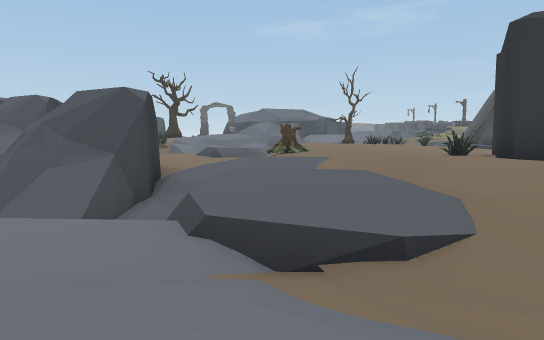
View 1 (above)

24 first-person views from a walk through a Unity game level. The camera is 1.3 m above the floor, tilts 6° down and sees 75° across. The floor is counted in squares, 2 m on a side. Each view is taken from the middle of a square. On the plan, view 1 faces up. The plan holds only what a view shows up to about 10 squares ahead; the rest is blank. The place goes on beyond the plan. The player character is not drawn.

View 2
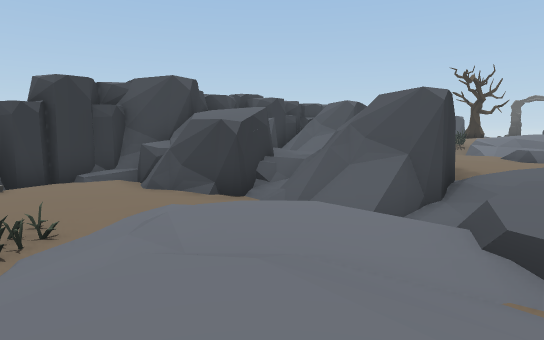

View 3
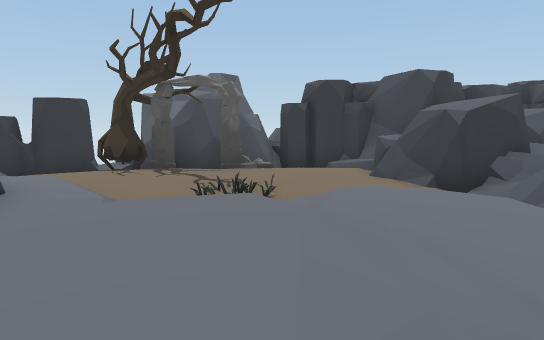

View 4
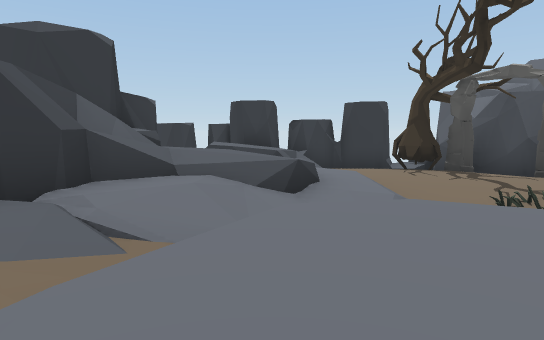

View 5
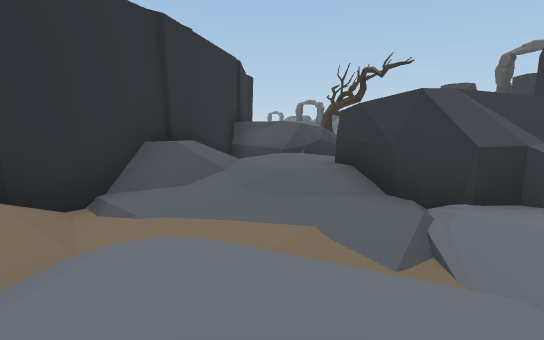

View 6
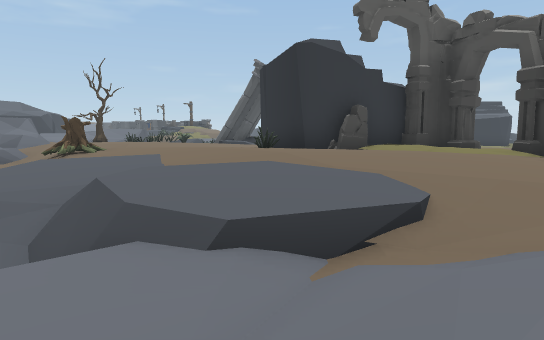

View 7
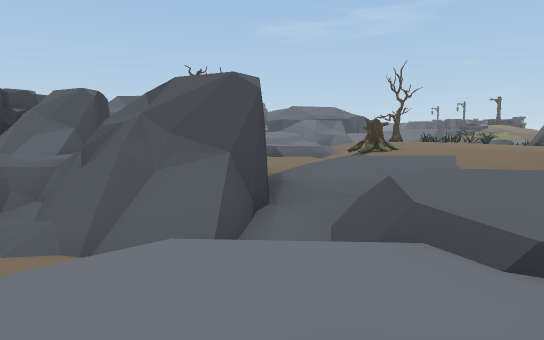

View 8
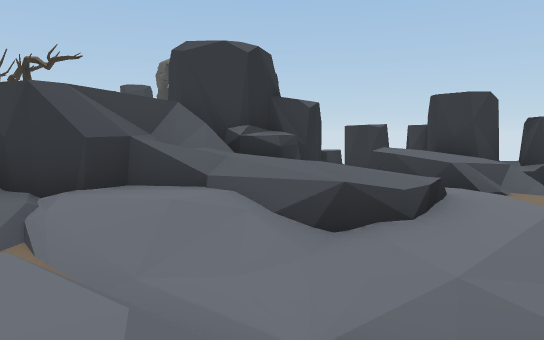

View 9
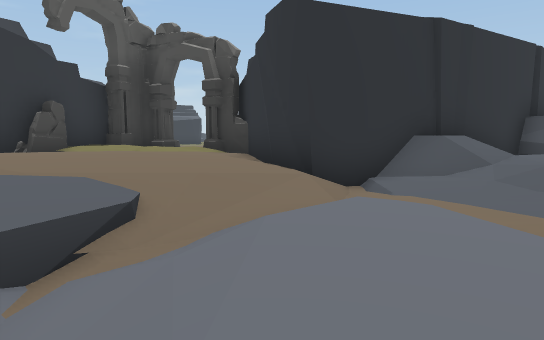

View 10
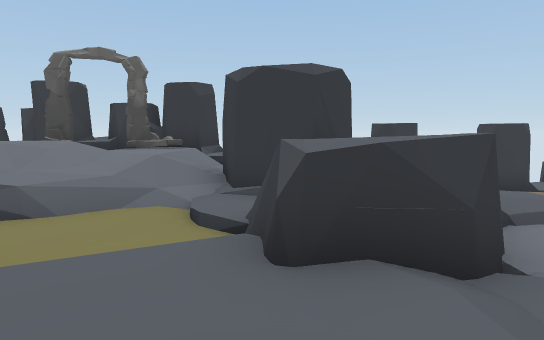

View 11
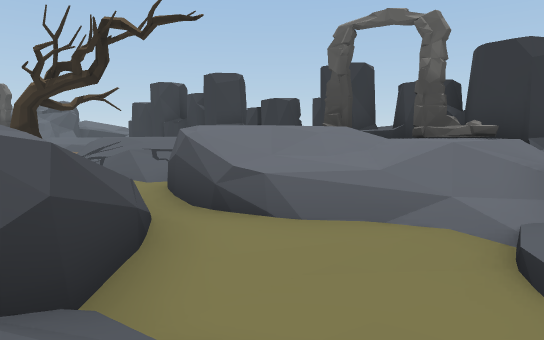

View 12
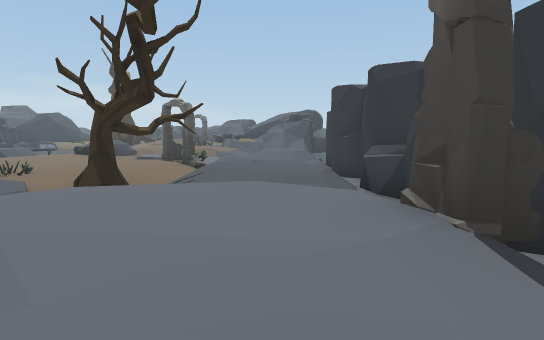

View 13
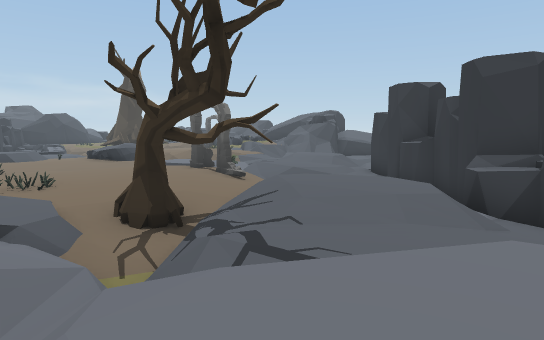

View 14
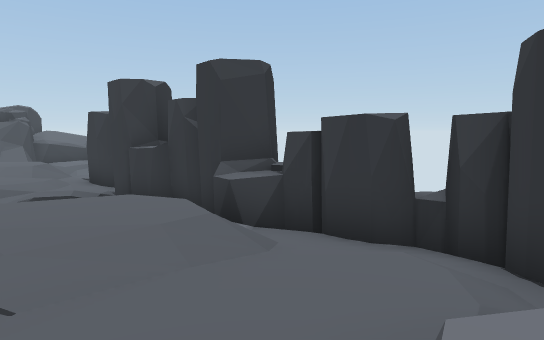

View 15
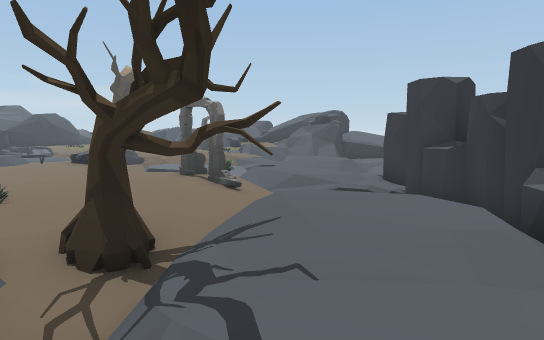

View 16
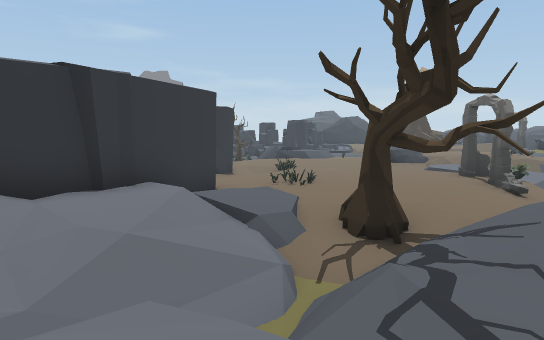

View 17
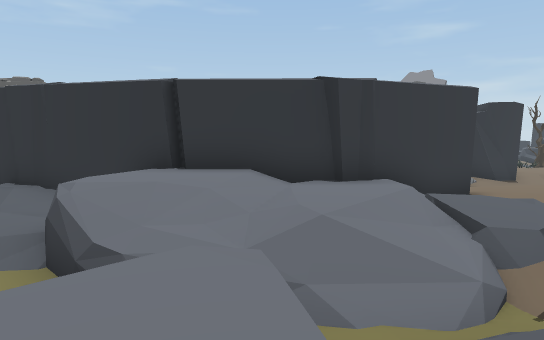

View 18
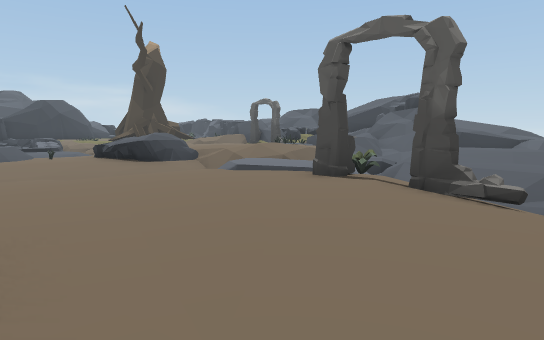

View 19
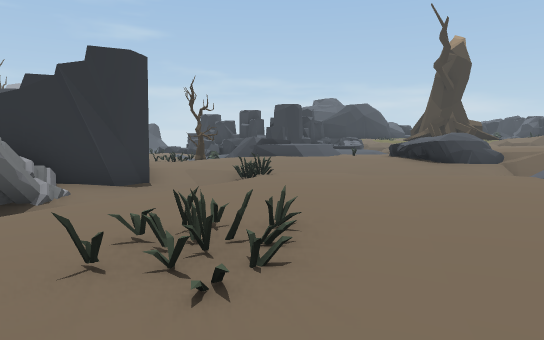

View 20
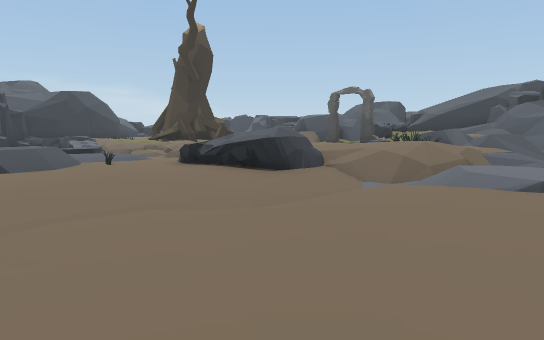

View 21
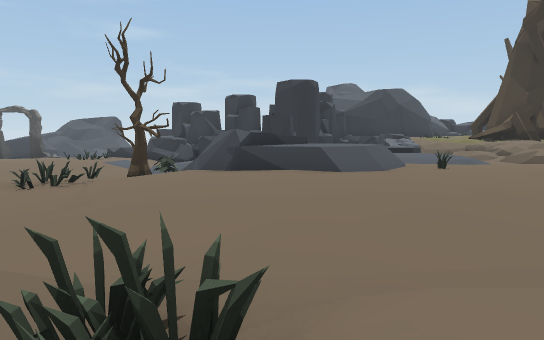

View 22
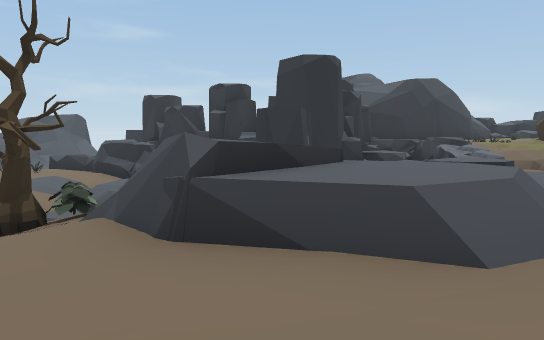

View 23
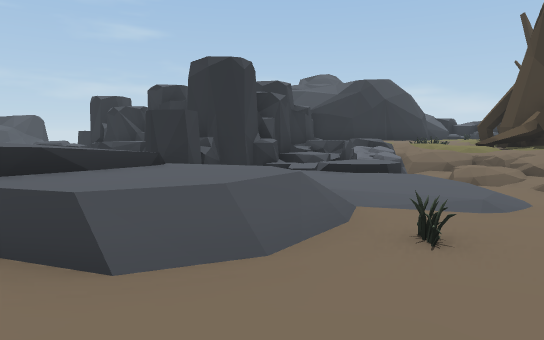

View 24
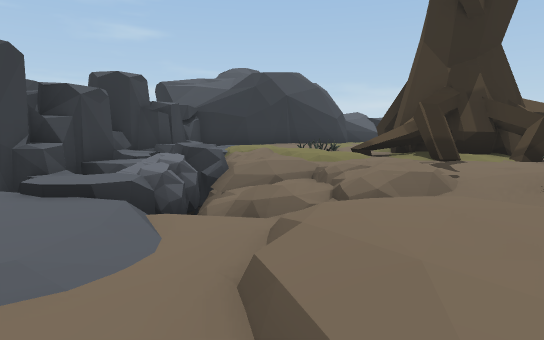

### Floor plan
Key: @ floor where view 1 was taken; # wall or solid block; x gap in a wall; . main floor; : floor 0.75 m higher than the main floor; - floor 0.75 m lower than the main floor; _ floor 1.5 m lower than the main floor; + floor 1.5 m higher than the main floor; / step, stairs or slope; = window, fence, low wall or low ledge; ^ raised ledge; v drop or lower ground; O other object.
Columns run from 10 left of view 1 to 33 right of it. Each row starts with its distance up from view 1.
 12         =..
 11  ###    ... ...
 10  =//   ...OO...
  9    /   ........
  8   #..   #......#
  7   ^..==##.....O#
  6     #/=##......#
  5     #///_=.....###
  4  ####__/ =......:#
  3 ##----/...........
  2 #------..../....#
  1 ##=-----/..//.###
  0  #O--O--/.@/./#
 -1  #---------...##
 -2  #O---././/.../#
 -3  #O--./../###./##
 -4  x_---/..==##../#                   ..  O
 -5  #_-=== ^###..#####               .... ...
 -6   #### #####..#+++##      #       .......OO
 -7    ##  # ##/..//+++##    ###    ...-///--OO
 -8     ###  #/+:/./++++###..//##...O.OO---. #
 -9       # v/++/////////..... -/....../     #
-10         x/O+++/////::::.....O.....===
-11          # O++////.:::O::...O....//+=x##
-12          ##^O:::::O:::::.........=+/  /##
-13           ##:::/+//::::::.........//  /####
-14            #.:/+++=:::::::....:..O..../.::##
-15             ####=: /.:::::....==/....=#:OO#=
-16               ##    ...OO::..##  .....OOO/=
-17                #.   =.../:://=== ////../::++
-18                ###///://O  ./++   :::///++ O
-19                  ##.::::/  ./++    ::/+::  :
-20                    ..:::.  /+       ::::OOOO
-21                      /++   /:         :::OO
-22                       ++   ::          :O#
-23                                          OO

Positions as (right, up) in squares from view 1, and headings:
1: (0, 0), facing up
2: (0, 0), facing up-left
3: (1, 1), facing left
4: (1, 1), facing down-left
5: (-1, 1), facing down-right
6: (-2, 1), facing up-right
7: (-2, 1), facing up
8: (-2, 1), facing down
9: (-2, 1), facing right
10: (4, -2), facing down-left
11: (3, -4), facing down
12: (1, -9), facing down-right
13: (3, -9), facing down-right
14: (4, -10), facing down
15: (4, -10), facing down-right
16: (3, -10), facing right
17: (3, -11), facing up-right
18: (10, -11), facing down-right
19: (10, -11), facing right
20: (15, -11), facing down-right
21: (17, -11), facing right
22: (21, -11), facing right
23: (21, -13), facing right
24: (23, -17), facing right
